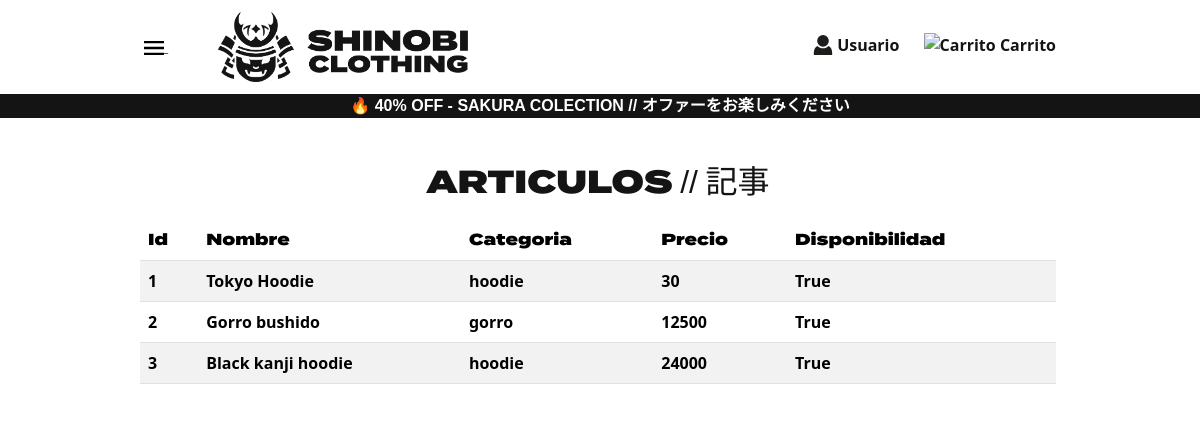
Page /ver_articulos/ on the committed database.
### shinobiShop/models.py (models this page shows, shortened)
class Articulo(models.Model):
    nombre = models.CharField(max_length=20)
    selectorCategoria = [
                        ("polera", "Polera"),
                        ("hoodie", "Hoodie"),
                        ("sueter", "Sueter"),
                        ("pantalon", "Pantalon"),
                        ("gorro", "Gorro"),
                        ("accesorio", "Accesorio")
                        ]
    categoria = models.CharField(max_length=20, choices=selectorCategoria, default="polera")
    precio = models.IntegerField()
    disponibilidad = models.BooleanField()

### shinobiShop/views.py (the view)
# urls.py: path("ver_articulos/", verArticulos, name="ver_articulo"),
def verArticulos(request):
    contexto = {'articulos': Articulo.objects.all()}
    return render(request, "articulo.html", contexto)

### shinobiShop/templates/articulo.html (shortened to what this page needs)
{% extends 'layout.html' %}
{% block contenido %}
{% load static %}
<link href="{% static  'css/styles.css' %}" rel="stylesheet" />
<div class="estructura">
    <h2 class="tituloShinobi">ARTICULOS // <span class="tituloJapo" >記事</span></h2>
    <table class="table table-striped">
        <thead class="tabla">
            <tr>
                <th>Id</th>
                <th>Nombre</th>
                <th>Categoria</th>
                <th>Precio</th>
                <th>Disponibilidad</th>
            </tr>
        </thead>
        <tbody class="tabla2">
        {% for a in articulos  %}
            <tr>
                <td>{{ a.id }}</td>
                <td>{{ a.nombre }}</td>
                <td>{{ a.categoria }}</td>
                <td>{{ a.precio }}</td>
                <td>{{ a.disponibilidad }}</td>
            </tr>
        {% endfor %}
        </tbody>
    </table>
</div>
{% endblock contenido %}

### shinobiShop/templates/layout.html (shortened to what this page needs)
<!DOCTYPE html>
<html lang="en">
<head>
    <link href="https://cdn.jsdelivr.net/npm/bootstrap@5.3.3/dist/css/bootstrap.min.css" rel="stylesheet"
>
    {% load static %}
    <link href="{% static  'css/styles.css' %}" rel="stylesheet" />
</head>
    <body>
        <div class="fixed-top">
        <nav class="navbar">
            <div class="container_fluid">
                <a class="menuButton" data-bs-toggle="offcanvas" href="#menuShinobi" role="button"
                    aria-controls="offcanvas">
                    <img src="{% static 'images/menu.svg' %}" alt="Shinobi" width="20" height="20">
                </a>
                <a class="navbar-brand" href="/">
                    <img src="{% static 'images/shinobi_logo_full.png' %}" alt="Shinobi" width="250" height="70">
                </a>
            </div>
            <div>
                <a class="iconoUsuario" href=""><img class="iconoImg" src="{% static 'images/usuario.svg' %}" alt="Usuario" width="20" height="20"> Usuario</a>
                <a class="iconoCarrito" href=""><img class="iconoImg" src="{% static 'images/carrito.svg' %}" alt="Carrito" width="20" height="20"> Carrito</a>
            </div>
        </nav>
        <div class="banner-container">
            <div class="banner">
                <div>
                    <p>  🔥 40% OFF - SAKURA COLECTION    //    オファーをお楽しみください  </p>
            </div>
        </div>
        </div>
    </div>
        {% block contenido %}
        {% endblock contenido %}
</body>
</html>

### shinobiShop/static/css/styles.css (style rules this page uses)
body { background-color: #ffffff; }
.estructura { margin: 6% 10% 0% 10%; padding: 45px 2% 1% 20px; background-color: #ffffff; }
.navbar { background-color: #ffffff; margin: 0% 10% 0% 10%; justify-content: space-between; padding: 1% 2% 1% 2%; }
.menuButton { margin-right: 50px; }
.iconoUsuario { color: #141414; font-style: normal; font-weight: bold; text-decoration: none; margin-right: 20px; transition: font-size 0.3s ease; }
.iconoCarrito { color: #141414; font-style: normal; font-weight: bold; text-decoration: none; transition: font-size 0.3s ease; }
.iconoImg { margin-bottom: 4px; }
.tituloShinobi { font-family: Shinobi, sans-serif; margin: 2%; margin-top: 5%; text-align: center; color: #141414; }
.tituloJapo { font-family: Japo, sans-serif; color: #141414; }
.banner { font-family: Calibri, sans-serif; font-weight: bold; text-align: center; background-color: #141414; color: #ffffff; }
.tabla { font-family: Shinobi, sans-serif; }
.tabla2 { font-weight: bold; }

### rows in the picture
Articulo: id "1", nombre "Tokyo Hoodie", categoria "hoodie", precio "30", disponibilidad "True"
Articulo: id "2", nombre "Gorro bushido", categoria "gorro", precio "12500", disponibilidad "True"
Articulo: id "3", nombre "Black kanji hoodie", categoria "hoodie", precio "24000", disponibilidad "True"
